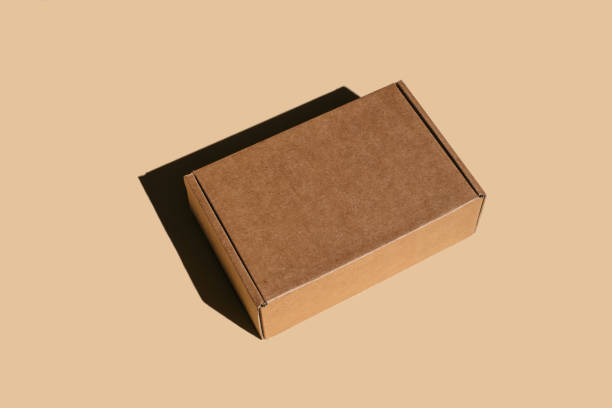
#> input picture test/box.jpg, 612 x 408 px
$ python -i box_det.py   (imports and definitions only)
#> lines starting #> are read from the running program, lines starting #| are printed output that depends on the picture; after the words box and inside, x2 and y2 are one past the last pixel; in counts of white or black regions, pixels touching at a corner belong together
#> further down, picture is the input picture: shape (408, 612, 3); mean B, G, R 136.1, 173.4, 209.4
import cv2
import numpy as np


class BoxDetector:
    def detect(self, image):
        gray = cv2.cvtColor(image, cv2.COLOR_BGR2GRAY)
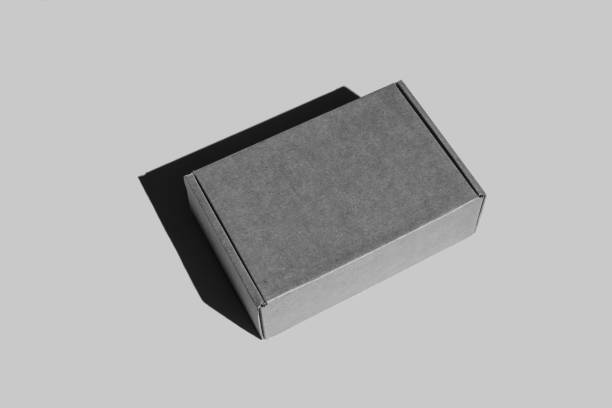
#> gray: shape (408, 612); min 4, max 226, mean 180

        blur = cv2.GaussianBlur(gray, (7, 7), 0)

        edges = cv2.Canny(blur, 50, 150)
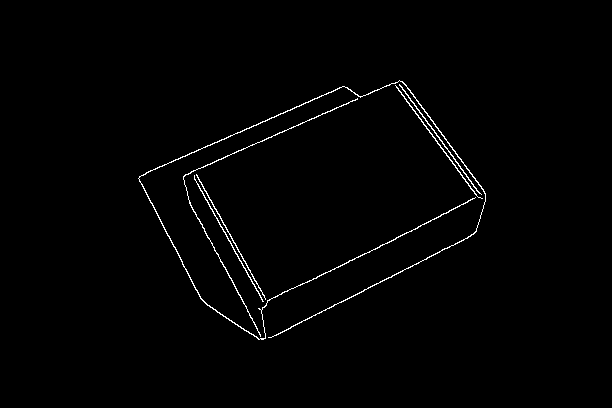
#> edges: shape (408, 612); 1.1% white in thin lines or dots, all inside (x1, y1, x2, y2) = (138, 80, 486, 340)

        # close gaps in edges
        kernel = cv2.getStructuringElement(cv2.MORPH_RECT, (5, 5))
        edges = cv2.morphologyEx(edges, cv2.MORPH_CLOSE, kernel)
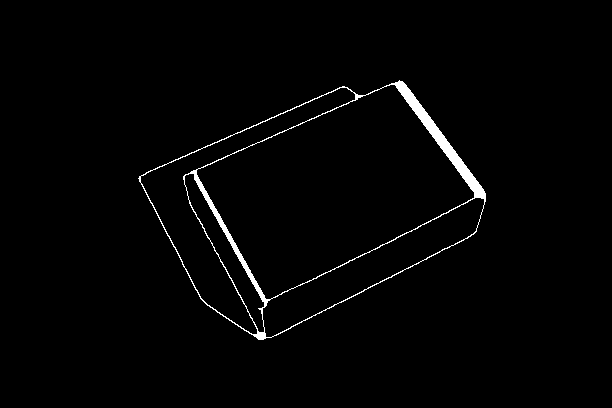
#> edges: shape (408, 612); 1.6% white; 1 white region

        contours, _ = cv2.findContours(
            edges,
            cv2.RETR_EXTERNAL,
            cv2.CHAIN_APPROX_SIMPLE
        )
#> contours = 1 contour; box (x1, y1, x2, y2) and area: (138, 80, 486, 340) 54690

        boxes = []
        box_id = 0

        for cnt in contours:

            # approximate contour to polygon
            peri = cv2.arcLength(cnt, True)
            approx = cv2.approxPolyDP(cnt, 0.02 * peri, True)

            # we want roughly rectangular shapes
            if len(approx) < 4:
                continue

            x, y, w, h = cv2.boundingRect(approx)

            area = w * h
            aspect_ratio = w / float(h)

            if area < 8000:
                continue

            if aspect_ratio < 0.3 or aspect_ratio > 4.0:
                continue

            boxes.append({
                "box_id": box_id,
                "bbox": [x, y, x + w, y + h]
            })

            box_id += 1
#> this loop made 1 pass
#> (peri, x, y, w, h, area, aspect_ratio, box_id) on pass 1: (984.6, 138, 80, 348, 260, 90480, 1.34, 1)
#> after the loop, box_id = 1; boxes = 1 item

        return boxes

>>> import cv2
>>> picture = cv2.imread('../test/box.jpg')
>>> result = BoxDetector().detect(picture)
#> result = 1 item
